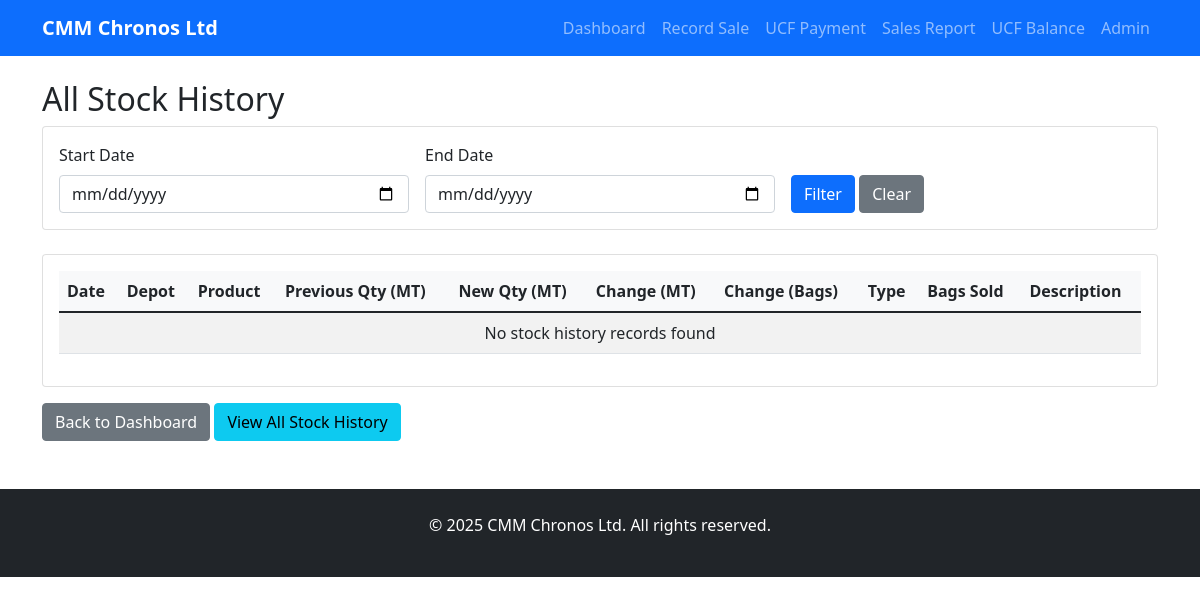
The page /stock-history/ on the database as committed earlier.
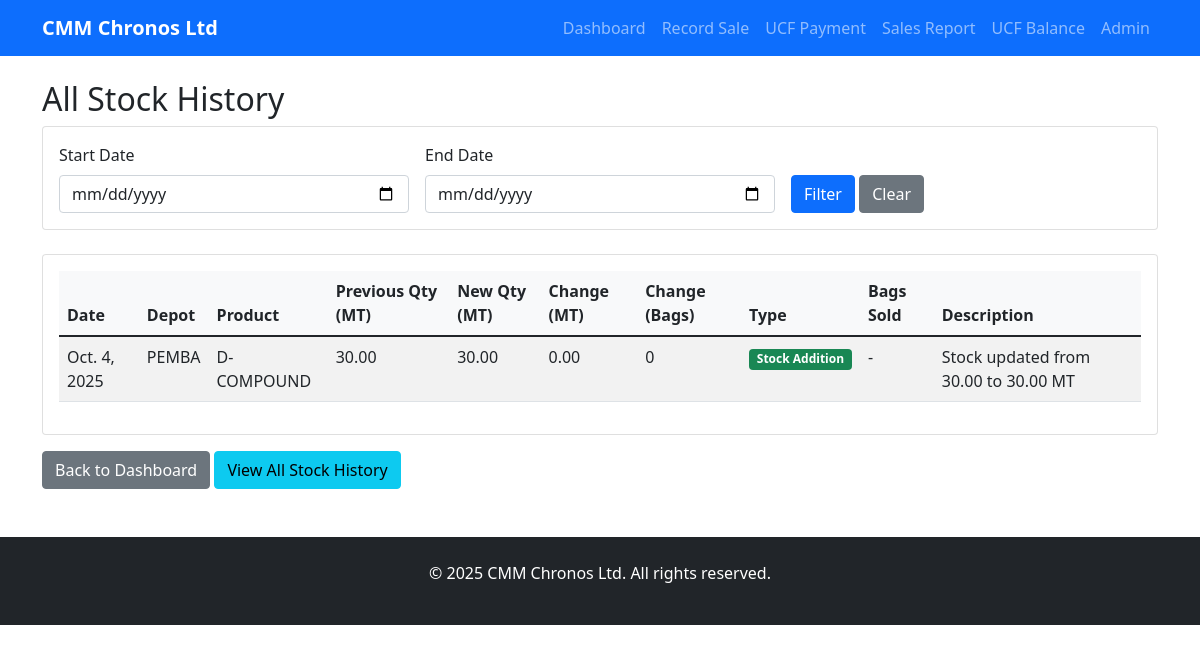
The same page on the database as committed later.
### fertilizer_tracking/models.py (models this page shows, shortened)
class StockHistory(models.Model):
    CHANGE_TYPES = [
        ('addition', 'Stock Addition'),
        ('sale', 'Stock Sale'),
        ('adjustment', 'Stock Adjustment'),
        ('correction', 'Stock Correction'),
    ]
    stock = models.ForeignKey(Stock, on_delete=models.CASCADE, related_name='history')
    date = models.DateField()
    previous_quantity = models.DecimalField(max_digits=10, decimal_places=2)
    new_quantity = models.DecimalField(max_digits=10, decimal_places=2)
    change_type = models.CharField(max_length=20, choices=CHANGE_TYPES)
    bags_sold = models.IntegerField(null=True, blank=True)  # Only for sales
    quantity_change = models.DecimalField(max_digits=10, decimal_places=2)  # Positive for addition, negative for reduction
    description = models.TextField(blank=True)
    created_at = models.DateTimeField(auto_now_add=True)
    class Meta:
        ordering = ['-date', '-created_at']
        verbose_name_plural = "Stock Histories"
    def get_change_in_bags(self):
        return int(self.quantity_change * 20)

class Stock(models.Model):
    depot = models.ForeignKey(Depot, on_delete=models.CASCADE, null=True, blank=True)
    product = models.ForeignKey(Product, on_delete=models.CASCADE, null=True, blank=True)
    quantity = models.DecimalField(max_digits=10, decimal_places=2, validators=[MinValueValidator(0)])
    date_updated = models.DateTimeField(auto_now=True)
    class Meta:
        unique_together = ('depot', 'product')

class Depot(models.Model):
    name = models.CharField(max_length=100)
    district = models.CharField(max_length=100)
    manager = models.CharField(max_length=100)
    phone = models.CharField(max_length=15)
    nrc = models.CharField(max_length=50)

class Product(models.Model):
    name = models.CharField(max_length=100)
    price_per_bag = models.DecimalField(max_digits=10, decimal_places=2, default=1200.00)
    commission_per_bag = models.DecimalField(max_digits=10, decimal_places=2, default=50.00)

### fertilizer_tracking/views.py (the view)
# urls.py: path('stock-history/', views.stock_history, name='stock_history'),
def stock_history(request, stock_id=None):
    if stock_id:
        stock = get_object_or_404(Stock, id=stock_id)
        history = StockHistory.objects.filter(stock=stock).select_related('stock', 'stock__depot', 'stock__product')
        title = f"Stock History - {stock.depot.name} - {stock.product.name}"
    else:
        stock = None
        history = StockHistory.objects.all().select_related('stock', 'stock__depot', 'stock__product')
        title = "All Stock History"
    start_date = request.GET.get('start_date')
    end_date = request.GET.get('end_date')
    if start_date:
        history = history.filter(date__gte=start_date)
    if end_date:
        history = history.filter(date__lte=end_date)
    history = history.order_by('-date', '-created_at')
    context = {
        'stock': stock,
        'history': history,
        'title': title,
        'start_date': start_date,
        'end_date': end_date,
    }
    return render(request, 'fertilizer_tracking/stock_history.html', context)

### fertilizer_tracking/templates/fertilizer_tracking/stock_history.html (shortened to what the changed rows need)
{% extends 'base.html' %}
{% load humanize %}
{% block content %}
<div class="row">
    <div class="col-md-12">
        <h2>{{ title }}</h2>
        <div class="card">
            <div class="card-body">
                <div class="table-responsive">
                    <table class="table table-striped">
                        <thead>
                            <tr>
                                <th>Date</th>
                                <th>Depot</th>
                                <th>Product</th>
                                <th>Previous Qty (MT)</th>
                                <th>New Qty (MT)</th>
                                <th>Change (MT)</th>
                                <th>Change (Bags)</th>
                                <th>Type</th>
                                <th>Bags Sold</th>
                                <th>Description</th>
                            </tr>
                        </thead>
                        <tbody>
                            {% for record in history %}
                            <tr>
                                <td>{{ record.date }}</td>
                                <td>{{ record.stock.depot.name }}</td>
                                <td>{{ record.stock.product.name }}</td>
                                <td>{{ record.previous_quantity|floatformat:2 }}</td>
                                <td>{{ record.new_quantity|floatformat:2 }}</td>
                                <td class="{% if record.quantity_change > 0 %}text-success{% elif record.quantity_change < 0 %}text-danger{% endif %}">
                                    {% if record.quantity_change > 0 %}+{% endif %}{{ record.quantity_change|floatformat:2 }}
                                </td>
                                <td class="{% if record.quantity_change > 0 %}text-success{% elif record.quantity_change < 0 %}text-danger{% endif %}">
                                    {% if record.quantity_change > 0 %}+{% endif %}{{ record.get_change_in_bags }}
                                </td>
                                <td>
                                    <span class="badge
                                        {% if record.change_type == 'addition' %}bg-success
                                        {% elif record.change_type == 'sale' %}bg-danger
                                        {% else %}bg-warning{% endif %}">
                                        {{ record.get_change_type_display }}
                                    </span>
                                </td>
                                <td>
                                    {% if record.bags_sold %}
                                        {{ record.bags_sold|intcomma }}
                                    {% else %}
                                        -
                                    {% endif %}
                                </td>
                                <td>{{ record.description|default:"-" }}</td>
                            </tr>
                            {% empty %}
                            <tr>
                                <td colspan="10" class="text-center">No stock history records found</td>
                            </tr>
                            {% endfor %}
                        </tbody>
                    </table>
                </div>
            </div>
        </div>
    </div>
</div>
{% endblock %}

Rows that differ between the two databases and show on the page:
added StockHistory: date "Oct. 4, 2025", stock.depot.name "PEMBA", stock.product.name "D-COMPOUND", previous_quantity "30.00", new_quantity "30.00", quantity_change "0.00", get_change_in_bags "0", change_type "Stock Addition", description "Stock updated from 30.00 to 30.00 MT"
Other text that changed with them:
text no longer shown: "No stock history records found"
